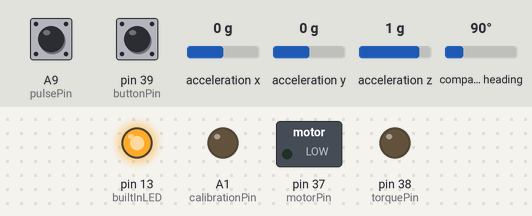
A sketch run on a simulated Teensy 4. Shown: switched loads named in the sketch (green lamp = pin HIGH), output pins drawn as LEDs (lit = HIGH). The test bench sets the inputs (shaded band); at power-on: pin 39 (buttonPin) HIGH, A9 (pulsePin) LOW, acceleration x 0 g, acceleration y 0 g, acceleration z 1 g, compass heading 90°. Storage starts empty; pins used as bus, display or sensor lines are not drawn; what the sketch prints to the serial monitor is not drawn.

Above: at 2.2 s.
2.3 s: pin 39 (buttonPin) pulled LOW for 0.15 s
At 3.6 s:
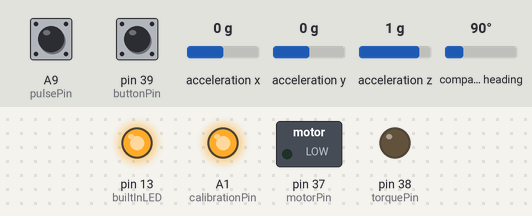
9.3 s: pin 39 (buttonPin) pulled LOW for 1 s
At 10.4 s:
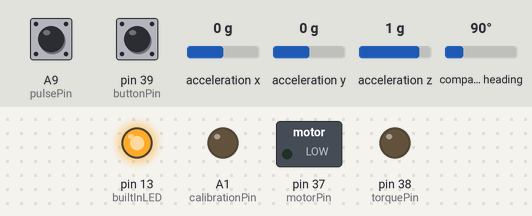
11.8 s: pin 39 (buttonPin) pulled LOW for 3.2 s
At 12.1 s:
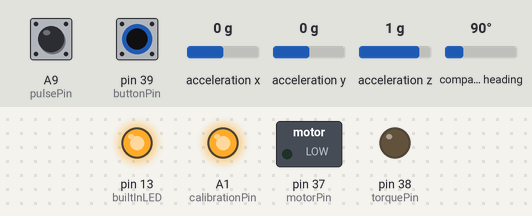
Timing chart, 0 to 14.8 s (numbered marks = the images above; inputs shaded):
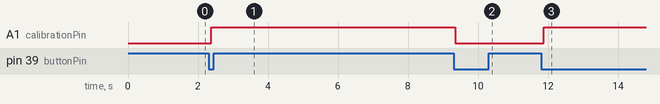

The sketch:

Datalogger.ino
```cpp
/**
   @Author: Yichen Xu
   @Date:   09-Feb-2017 19:02:46
   @Email:  ichi@u.northwestern.edu
   @Last modified by:   Yichen Xu
   @Last modified time: 09-Feb-2017 19:02:52
*/

#include "init.h"
#include "dataCollection.h"
#include "dataWriter.h"
#include "PID.h"


// ================= FUNCTION DECLARATIONS =================

IntervalTimer myTimer;

// PIN DELCARATIONS
int chipSelect = BUILTIN_SDCARD;

File dataFile;

int xInput = 21;
int yInput = 20;
int zInput = 19;


int buttonPin = 39; // input from button
int directionPin = 36; // controls direction
int speedPin = 35; // controls speed of motor
int torquePin = 38; // torque limit
int motorPin = 37; // turns on and off motor
int collectPin = 14; // led pin to see if its collecting data or not
int calibrationPin = 15; // turns on LED when calibrated
// int encoderPin = 16;
int pulsePin = 23; // taking data from encoder on motor
int builtInLED = 13;

// TODO fill these out
int directionReadPin = 20;
int encoderMarks = 24;
// ============VARIABLE DECLARATION============================

// PID Variables;
DataSet sensorData[16];
uint8_t dataCounter = 0;
DataSet prevData;
DataSet currentData;
float kp = .339;
float ki = 0;
float kd = .065;


// I forgot what I made mode do lol
int MODE = 0;

volatile int encoderCounter;
volatile int encoderTime;
volatile float motorSpeed[5];
volatile uint8_t motorSpeedIndex;

int waitTime = 3000;

// =======Accel VARIABLES=======================

// min/max values for each axis
// get from calibration sketch
int xMin = 498;
int xMax = 512;

int yMin = 497;
int yMax = 512;

int zMin = 498;
int zMax = 512;

// WHOOO VARIABLES!


float xBase, yBase, zBase, xConv, yConv, zConv;
float xScaled, yScaled, zScaled;

// Initialize analog pin values
int xVal = 0;
int yVal = 0;
int zVal = 0;


// ============BNO Declaration===============
Adafruit_BNO055 bno = Adafruit_BNO055(55);

// ===================FILENAME SHENANIGANS=============
char outputFile[100];
String outputString;

// is this stuff running?
bool running = false;

// void pause();

void setup() {
  delay(1000); // idk just leave this in

  // initialize the digital pins
  pinMode(buttonPin, INPUT_PULLUP);
  pinMode(pulsePin, INPUT);
  pinMode(builtInLED, OUTPUT);
  pinMode(calibrationPin, OUTPUT);
  pinMode(motorPin, OUTPUT);
  pinMode(collectPin, OUTPUT);
  pinMode(torquePin, OUTPUT);
  pinMode(directionReadPin, INPUT);


  // Open serial communications and wait for port to open:
#if DEBUG
  Serial.begin(9600);
  waitTime = 5000;
#endif
  // Turn LED on to indicate its on
  digitalWrite(builtInLED, HIGH);

  // Initialize the stuff
  initializeBNO();
  initializeAccel(); // Honestly not neccessary anymore
  initializeSD();

  dataFile = SD.open(outputFile, FILE_WRITE);
  // Interrupts for the pins to keep track of buttons and encoders
  attachInterrupt(buttonPin, pause, FALLING);
  attachInterrupt(pulsePin, encoderReader, RISING);


}


uint32_t launchTimestamp = 0;
bool isLaunched = false;
double accel_vector = 0;
double launchGyro;

void pause() {
  delay(50);
  if (!digitalRead(buttonPin)) {

    isLaunched = false;
    digitalWrite(calibrationPin, LOW);
    running = !running;
#if DEBUG
    Serial.println("pls");
#endif

    if (running) {
      digitalWrite(collectPin, HIGH);
      newFile();
      myTimer.begin(doTheLoop, 10 * 1000);
    }
    else {
      digitalWrite(collectPin, LOW);
      myTimer.end();
    }
  }
}

void encoderReader() {
  int tempTime = encoderTime;

  encoderTime = micros();
  tempTime = encoderTime - tempTime;
  motorSpeedIndex = motorSpeedIndex % 5;

  if (digitalRead(directionReadPin)) {
    motorSpeed[motorSpeedIndex] = 1000000 / ((float) tempTime * encoderMarks);
  }
  else {
    motorSpeed[motorSpeedIndex] = -1000000 / ((float) tempTime * encoderMarks);
  }

  motorSpeedIndex++;


}

int isStopped = 0;
void doTheLoop() {
  sensorData[dataCounter] = getData();
  dataCounter = (dataCounter + 1) % 16;


#if DEBUG
  Serial.println(powerG);


  if (!isLaunched) {
    launchTimestamp = sensorData[dataCounter].time;
  }
  isLaunched = true;
#endif


  if (sqrt(pow(sensorData[dataCounter].bAccel.x, 2) + pow(sensorData[dataCounter].bAccel.y, 2) + pow(sensorData[dataCounter].bAccel.z, 2)) > 30 && !isLaunched) {
    isLaunched = true;
    launchTimestamp = sensorData[dataCounter].time;

  }


  if (((sensorData[dataCounter].time - launchTimestamp ) > (waitTime)) && isLaunched) {
    outputMotor(0);
    dataFile.close();
    isStopped = 1;
    myTimer.end();
  }


  if (isLaunched) {
    digitalWrite(calibrationPin, HIGH);
    doTheThing(launchTimestamp);
  }

  sensorData[dataCounter].power = powerG;


}
void loop() {
#if DEBUG
  Serial.println("pls");
#endif


  // todo ONLY DO THIS SO OFTEN


  if (dataCounter == 0) {
    for (int i = 0; i < 16; i++) {
      writeData(sensorData);
    }
  }

  while (isStopped) {
    digitalWrite(calibrationPin, !digitalRead(calibrationPin));
    delay(500);
  }


}
```

Datalogger.h
```cpp
/**
* @Author: Yichen Xu
* @Date:   20-Feb-2017 01:02:75
* @Email:  ichi@u.northwestern.edu
* @Last modified by:   Yichen Xu
* @Last modified time: 20-Feb-2017 01:02:86
*/


#ifndef DATALOGGER_H
#define DATALOGGER_H

// if debugging, set to 1, otherwise set to 0
#define DEBUG 1


#include <SD.h>
#include <SPI.h>
#include <Wire.h>
#include "Adafruit_Sensor.h"
#include "Adafruit_BNO055.h"
#include "utility/imumaths.h"
#include <stdio.h>

typedef struct {
    uint8_t sysCal, gyroCal, bAccelCal, magCal;
} CalibrationData;

typedef struct {
    int32_t time;
    sensors_vec_t accel, orientation, gyro, bAccel;
    CalibrationData c;
    int power;
} DataSet;

//============PIN DECLARATIONS
extern int xInput, yInput, zInput;
extern int chipSelect;
extern int buttonPin, speedPin, motorPin, collectPin, calibrationPin;
extern int pulsePin;
extern int directionPin;
extern int torquePin;

//==================Filename Shenanigans
extern char outputFile[100];
extern String outputString;


//WEIRD ACCELEROMETER STUFF
extern int MODE, xMin, xMax, yMin, yMax, yMin, zMin, zMax;
extern int xVal, yVal, zVal;

extern float xBase, yBase, zBase, xConv, yConv, zConv, xScaled, yScaled, zScaled;

//PID STUFF
extern DataSet prevData, currentData;
extern DataSet sensorData[16];
extern uint8_t dataCounter;
extern Adafruit_BNO055 bno;
extern float kp, ki, kd;
extern double launchGyro;
extern int powerG;
extern int waitTime;
extern volatile float motorSpeed[5];
extern float turnLeft, pE, dE, iE;
extern uint32_t launchTimestamp;
extern File dataFile;

#endif
```

PID.cpp
```cpp
/**
   @Author: Yichen Xu
   @Date:   19-Feb-2017 23:02:34
   @Email:  ichi@u.northwestern.edu
   @Last modified by:   Yichen Xu
   @Last modified time: 19-Feb-2017 23:02:41
 */


#include "PID.h"

int prevEI;
int prevE = 750;
float turnLeft = 750;
int powerG;
int isLaunchGyroSet = 0;
float pE, iE, dE;
float dAvg[5];
int dAvgPoint = 0;

int calculatePID() {
    float u;
    int dt = currentData.time - prevData.time;
    // change this so that going across 0 and 360 doesnt involve a huge difference (degrees or radians?)

    // change in orientation = change in turn left

    double xdot = ((currentData.gyro.x - launchGyro) / (SENSORS_DPS_TO_RADS * 1000)) * dt;

    // double xdot = (currentData.gyro.x) / (SENSORS_DPS_TO_RADS * 1000) * dt;

  #if DEBUG
      Serial.print("    xDot:  ");
    Serial.println(xdot);
  #endif

    // set reference angular velocity
    // take angular velocity * dt, should be equal to dPos
    // subtract from turnLeft
    // *need to figure out which way to turn (oppose direction of motion?)
    // *or stop velcoity first, but thats harder
    // then we can use turnleft to do everything else.

    turnLeft = turnLeft - xdot;

    float error = calculateError();

    pE = error * kp;

    //pE = turnLeft * kp;

    dAvg[dAvgPoint] = (error - prevE)/dt;
    //dAvg[dAvgPoint] = (turnLeft - prevE)/dt;
    dAvgPoint ++;
    dAvgPoint = dAvgPoint % 5;
    dE = 0;
    for (int i = 0; i<5; i++) {
      dE += dAvg[i];
    }
    dE = dE/5;


    prevE = error;
    //prevE = turnLeft;
    prevEI += error*dt;
    //prevEI += turnLeft*dt;


    if (prevEI > 100/ki) {
        prevEI = 100/ki;
    }
    if (prevEI < -100/ki) {
        prevEI = -100/ki;
    }
    iE = prevEI * ki;

    dE = kd*dE;

    u = iE + dE + pE;

    return u;
}

void outputMotor(int power) {
    powerG = power;
    #if DEBUG
    Serial.print("Power:   ");
    Serial.println(power);
    #endif
    analogWrite(motorPin, 255);
    analogWrite(torquePin, 100);
    if (power > 0) {

        analogWrite(directionPin, 255);
        analogWrite(speedPin, abs(power));
    }
    else {
        analogWrite(directionPin, 0);
        analogWrite(speedPin, abs(power));
    }
}

void doTheThing(uint32_t timestamp) {
    //CHECK
    currentData = sensorData[dataCounter];
    prevData = sensorData[(dataCounter + 15)%16];

    #if DEBUG
    Serial.print(currentData.time - timestamp);
    Serial.print("    turnleft:  ");
    Serial.print(turnLeft);

    #endif
    if ((currentData.time - timestamp) > waitTime) {
        if (!isLaunchGyroSet) {
            launchGyro = currentData.gyro.x;
            isLaunchGyroSet = !isLaunchGyroSet;
        }

        int u = calculatePID();

        if (u < 0) {
            if ( u < -255) {
                u = -255;
            }
            outputMotor(u);
        }
        else {
            if (u > 255) {
                u = 255;
            }

            outputMotor(u);
        }
    }
}

float calculateError(void) {
  int timeElapsed = currentData.time - launchTimestamp-waitTime;
  float errorT = 750-(750*timeElapsed)/5000;
  Serial.print("timeElapsed: ");
  Serial.println(timeElapsed);
  if (errorT < 0) {
    errorT = 0;
}
  Serial.print("error: ");
  Serial.println(turnLeft - errorT);
  return turnLeft - errorT;

}
```

PID.h
```cpp
/**
* @Author: Yichen Xu
* @Date:   19-Feb-2017 23:02:32
* @Email:  ichi@u.northwestern.edu
* @Last modified by:   Yichen Xu
* @Last modified time: 19-Feb-2017 23:02:38
*/

#ifndef PID_H
#define PID_H
#include "Datalogger.h"


int calculatePID();
void outputMotor(int power);
void doTheThing(uint32_t timestamp);
float calculateError();

#endif
```

dataCollection.cpp
```cpp
/**
 * @Author: Yichen Xu
 * @Date:   19-Feb-2017 23:02:38
 * @Email:  ichi@u.northwestern.edu
 * @Last modified by:   Yichen Xu
 * @Last modified time: 19-Feb-2017 23:02:48
 */

#include "dataCollection.h"

DataSet getData() {
    DataSet tempData;
    sensors_event_t event;

    bno.getEvent(&event);
    tempData.time = event.timestamp;
    tempData.orientation = event.orientation;
    tempData.gyro = event.gyro;
    tempData.bAccel = event.acceleration;
    tempData.c = getCalibrationStatus();
    return tempData;
}

CalibrationData getCalibrationStatus() {
    CalibrationData sensCal;

    bno.getCalibration(&(sensCal.sysCal), &(sensCal.gyroCal), &(sensCal.bAccelCal), &(sensCal.magCal));
    return sensCal;
}

sensors_vec_t getAccelData() {
    // get analog Sensor d
    xVal = analogRead(xInput);
    yVal = analogRead(yInput);
    zVal = analogRead(zInput);

// Scale pins
    xScaled = (xVal - xBase) / xConv;
    yScaled = (yVal - yBase) / yConv;
    zScaled = (zVal - zBase) / zConv;

// scale if mode change
    if (MODE) {
        xScaled *= SENSORS_GRAVITY_EARTH;
        yScaled *= SENSORS_GRAVITY_EARTH;
        zScaled *= SENSORS_GRAVITY_EARTH;
    }

    sensors_vec_t accelPoint;
    accelPoint.x = xScaled;
    accelPoint.y = yScaled;
    accelPoint.z = zScaled;
    return accelPoint;
}
```

dataCollection.h
```cpp
/**
* @Author: Yichen Xu
* @Date:   19-Feb-2017 23:02:39
* @Email:  ichi@u.northwestern.edu
* @Last modified by:   Yichen Xu
* @Last modified time: 19-Feb-2017 23:02:47
*/

#ifndef DATACOLLECTION_H
#define DATACOLLECTION_H
#include "Datalogger.h"

sensors_vec_t getAccelData();
CalibrationData getCalibrationStatus();
DataSet getData();

#endif
```

dataWriter.cpp
```cpp
#include "dataWriter.h"

void writeData(DataSet d[]) {
// make a string for assembling the d to log:
// output time,xAccel,yAccel,zAccel,OrienX,OrienY,OrienZ,angVx,AngVy,bnoAccelx,bnoAccely,bnoAccelz
    String dataString = "";

    for (int i = 0; i < 16; i++) {
        double avgSpeed = 0.000;
        for (int i = 0; i < 5; i++) {
            avgSpeed += motorSpeed[i];
        }
        avgSpeed = avgSpeed / 5;


// get time
        dataString += d->time;
        dataString += ",";
        dataString += d->orientation.x;
        dataString += ",";
        dataString += d->orientation.y;
        dataString += ",";
        dataString += d->orientation.z;
        dataString += ",";
        dataString += d->gyro.x; // lol dont ask me why there nees to be () here
        dataString += ",";
        dataString += d->gyro.y;
        dataString += ",";
        dataString += d->gyro.z;
        dataString += ",";
        dataString += d->bAccel.x;
        dataString += ",";
        dataString += d->bAccel.y;
        dataString += ",";
        dataString += d->bAccel.z;
        dataString += ",";
        dataString += d->c.sysCal;
        dataString += ",";
        dataString += d->c.gyroCal;
        dataString += ",";
        dataString += d->c.bAccelCal;
        dataString += ",";
        dataString += d->c.magCal;
        dataString += ",";
        dataString += avgSpeed;
        dataString += ",";
        dataString += turnLeft;
        dataString += ",";
        dataString += pE;
        dataString += ",";
        dataString += iE;
        dataString += ",";
        dataString += dE;
        dataString += "\n";
    }


// open the file. note that only one file can be open at a time,
// so you have to close this one before opening another


// if the file is available, write to it:
    if (dataFile) {
        dataFile.println(dataString);

        // print to the serial port too:
        #if DEBUG
        Serial.println(dataString);
        #endif
    }
// if the file isn't open, pop up an error:
    else {
        #if DEBUG
        Serial.print("error opening ");
        Serial.println(outputFile);
        #endif
    }
}
```

dataWriter.h
```cpp
#ifndef DATAWRITER_H
#define DATAWRITER_H
#include "Datalogger.h"
void writeData(DataSet * d);

#endif
```

init.cpp
```cpp
#include "init.h"


void initializeAccel() {
    // reads input?
    xVal = analogRead(xInput);
    yVal = analogRead(yInput);
    zVal = analogRead(zInput);

    // Scale pins
    xScaled = (xVal - xBase) / xConv;
    yScaled = (yVal - yBase) / yConv;
    zScaled = (zVal - zBase) / zConv;

    // scale if mode change
    if (MODE) {
        xScaled *= SENSORS_GRAVITY_EARTH;
        yScaled *= SENSORS_GRAVITY_EARTH;
        zScaled *= SENSORS_GRAVITY_EARTH;
    }

    // Calculation variable we really don't care about
    int xDiff = xMax - xMin;
    int yDiff = yMax - yMin;
    int zDiff = yMax - yMin;

    // Calculating the value of zero
    xBase = ((float) xMin + xMax) / 2;
    yBase = ((float) yMin + yMax) / 2;
    zBase = ((float) zMin + zMax) / 2;

    // Calculating the conversion factor for 1g
    xConv = ((float) xDiff) / 2;
    yConv = ((float) yDiff) / 2;
    zConv = ((float) zDiff) / 2;
}

void initializeSD() {
    // initalize SD CARD
    #if DEBUG
    Serial.print("Initializing SD card...");
    #endif
    // see if the card is present and can be initialized:
    if (!SD.begin(chipSelect)) {
        #if DEBUG
        Serial.println("Card failed, or not present");
        #endif
        // don't do anything more:
        return;
    }
    #if DEBUG
    Serial.println("card initialized.");
    #endif

    newFile();
}


void newFile() {
    outputString = "data0.csv";
    outputString.toCharArray(outputFile, 100);
    int i = 0;
    while (SD.exists(outputFile)) {
        i++;
        outputString = "data";
        outputString += String(i);
        outputString += ".csv";
        outputString.toCharArray(outputFile, 100);
    }
    #if DEBUG
    Serial.print("Filename: ");
    Serial.println(outputString);

    #endif

    // dont mind me I'm just making the excel easier to read

    String dataString = "Time,Orientation_X,Orientation_Y,Orientation_Z,Angular_Accel_X,Angular_Accel_Y,Angular_Accel_Z,BNO_Accel_X,BNO_Accel_Y,BNO_Accel_Z,Sys Calibration,Gyro Calibration,Accel Calibration,Mag Calibration, power, Motor Speed, turnLeft, pE, iE, dE";

    File dataFile = SD.open(outputFile, FILE_WRITE);

    // if the file is available, write to it:
    if (dataFile) {
        dataFile.println(dataString);
        dataFile.close();
        // print to the serial port too:
        #if DEBUG
        Serial.println(dataString);
        #endif
    }
    // if the file isn't open, pop up an error:
    else {
        #if DEBUG
        Serial.print("error opening ");
        Serial.println(outputFile);
        #endif
    }
}

void initializeBNO() {
    // initializes BNO and checks if there is a connection
    if (!bno.begin()) {
        /* There was a problem detecting the BNO055 ... check your connections */
        #if DEBUG
        Serial.print("Ooops, no BNO055 detected ... Check your wiring or I2C ADDR!");
        #endif
        while (1) {
            ;
        }
    }

}
```

init.h
```cpp
#ifndef INITLOG_H
#define INITLOG_H

#include "Datalogger.h"

void initializeAccel();
void initializeBNO();
void initializeSD();
void newFile();

#endif
```

imumaths.h
```cpp
// (licence header left out)
#ifndef IMUMATH_H
#define IMUMATH_H


#include "vector.h"
#include "matrix.h"
#include "quaternion.h"


#endif
```

Source omitted: matrix.h (5069 bytes), quaternion.h (6658 bytes), vector.h (4922 bytes)

Measured:
- after the input at 2.3 s, A1 (calibrationPin): LOW → HIGH after 0.08 s
- after the input at 9.3 s, A1 (calibrationPin): HIGH → LOW after 0.05 s
- after the input at 11.8 s, A1 (calibrationPin): LOW → HIGH after 0.08 s
